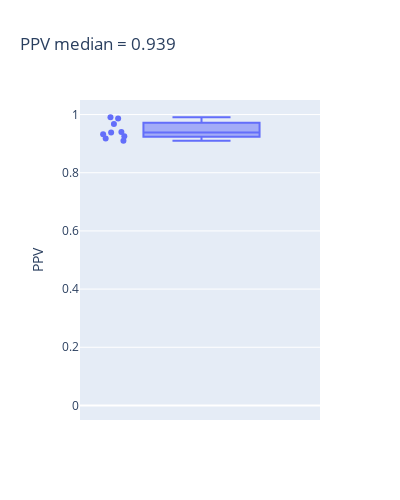

The notebook cell saved with this chart:
### Code cell
ns.pl.boxplot(main_results, 'PPV')

### Figure 1 — Plotly figure (JSON) as saved in the notebook; plotly's stock layout.template omitted (floating-point values rounded to 4 significant figures)
{"data": [{"alignmentgroup": "True", "boxpoints": "all", "hovertemplate": "<b>%{hovertext}</b><br><br>PPV=%{y}<extra></extra>", "hovertext": ["0", "1", "2", "3", "4", "5", "6", "7", "8"], "legendgroup": "", "marker": {"color": "#636efa"}, "name": "", "notched": false, "offsetgroup": "", "orientation": "v", "showlegend": false, "type": "box", "x0": " ", "xaxis": "x", "y": [0.9103, 0.9397, 0.932, 0.9175, 0.9258, 0.9867, 0.9673, 0.9386, 0.9908], "y0": " ", "yaxis": "y"}], "layout": {"boxmode": "group", "height": 500, "legend": {"tracegroupgap": 0}, "title": {"text": "PPV median = 0.939"}, "width": 400, "xaxis": {"anchor": "y", "domain": [0, 1]}, "yaxis": {"anchor": "x", "domain": [0, 1], "range": [-0.05, 1.05], "title": {"text": "PPV"}}}}
